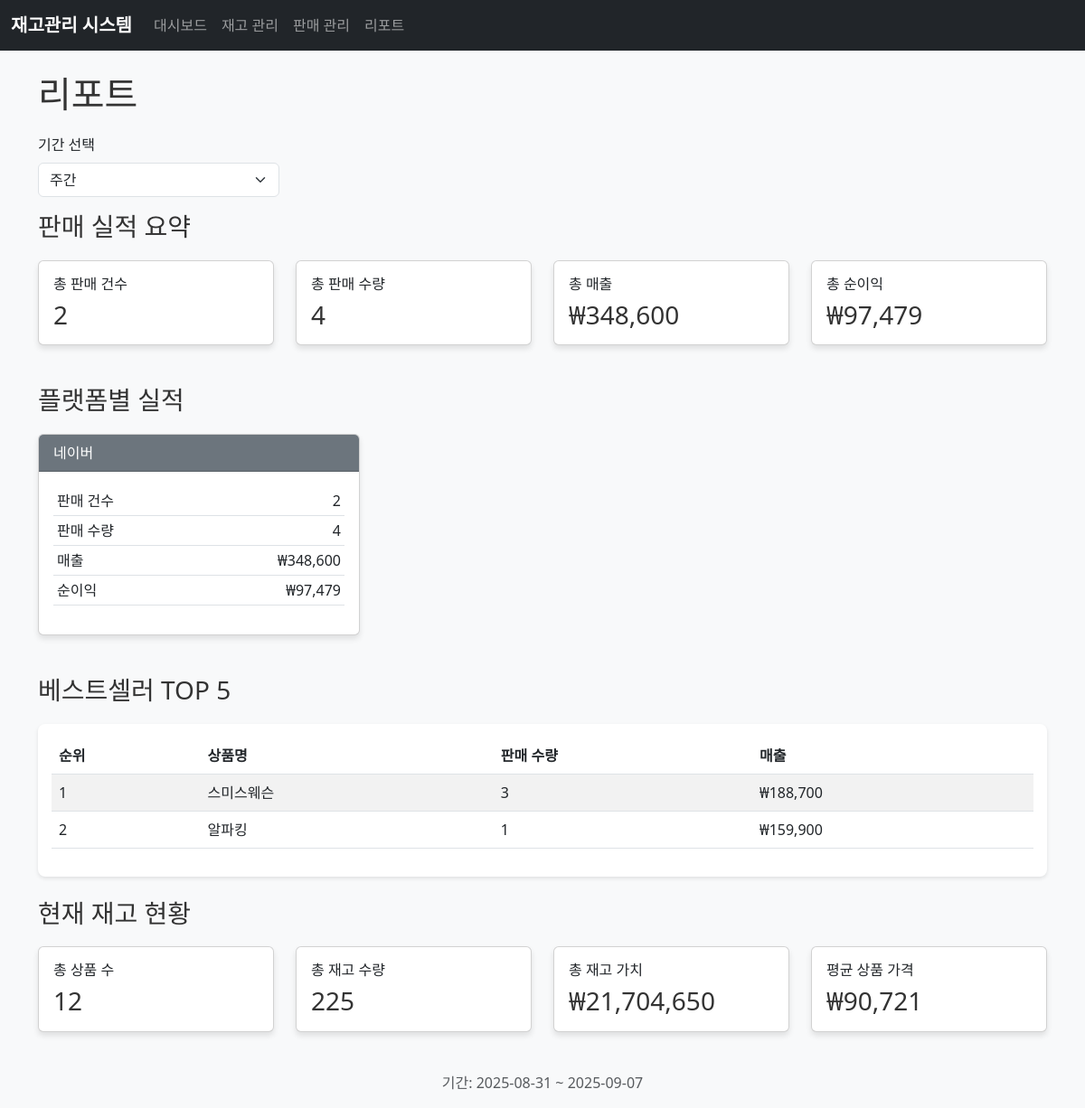
Page /reports on the committed database.
### tables this page shows
CREATE TABLE products (
        id INTEGER PRIMARY KEY AUTOINCREMENT,
        name VARCHAR(100) NOT NULL,
        options TEXT,
        price DECIMAL(10,2) NOT NULL,
        margin_naver DECIMAL(5,2) NOT NULL,
        margin_coupang DECIMAL(5,2) NOT NULL,
        margin_self DECIMAL(5,2) NOT NULL,
        quantity INTEGER NOT NULL DEFAULT 0,
        created_at DATETIME DEFAULT CURRENT_TIMESTAMP,
        updated_at DATETIME DEFAULT CURRENT_TIMESTAMP
    );

### app.py (the view)
@app.route('/reports')
def reports_page():
    today = date.today()
    period = request.args.get('period', 'week')
    if period == 'day':
        start_date = today
        end_date = today
    elif period == 'week':
        start_date = today - timedelta(days=7)
        end_date = today
    elif period == 'month':
        start_date = today - timedelta(days=30)
        end_date = today
    else:
        start_date = request.args.get('start_date', today - timedelta(days=7))
        end_date = request.args.get('end_date', today)
    sales_summary = sales_manager.get_sales_summary(start_date, end_date)
    inventory_summary = manager.get_inventory_summary()
    return render_template('reports.html',
                         sales_summary=sales_summary,
                         inventory_summary=inventory_summary,
                         start_date=start_date,
                         end_date=end_date,
                         period=period)

### database.py (called while the page is built)
def get_connection():
    return sqlite3.connect(DATABASE_NAME)

### templates/reports.html (shortened to what this page needs)
{% extends "base.html" %}
{% block content %}
<h1>리포트</h1>
<div class="row mb-3">
    <div class="col-md-12">
        <form method="get" action="/reports" class="row g-3">
            <div class="col-md-3">
                <label for="period" class="form-label">기간 선택</label>
                <select class="form-select" id="period" name="period" onchange="this.form.submit()">
                    <option value="week" {% if period == 'week' %}selected{% endif %}>주간</option>
                </select>
            </div>
        </form>
    </div>
</div>
<h3>판매 실적 요약</h3>
<div class="row mb-4">
    <div class="col-md-3">
        <div class="card">
            <div class="card-body">
                <h6 class="card-title">총 판매 건수</h6>
                <h3 class="card-text">{{ sales_summary.total_sales }}</h3>
            </div>
        </div>
    </div>
    <div class="col-md-3">
        <div class="card">
            <div class="card-body">
                <h6 class="card-title">총 판매 수량</h6>
                <h3 class="card-text">{{ sales_summary.total_quantity }}</h3>
            </div>
        </div>
    </div>
    <div class="col-md-3">
        <div class="card">
            <div class="card-body">
                <h6 class="card-title">총 매출</h6>
                <h3 class="card-text">₩{{ "{:,.0f}".format(sales_summary.total_revenue) }}</h3>
            </div>
        </div>
    </div>
    <div class="col-md-3">
        <div class="card">
            <div class="card-body">
                <h6 class="card-title">총 순이익</h6>
                <h3 class="card-text">₩{{ "{:,.0f}".format(sales_summary.total_profit) }}</h3>
            </div>
        </div>
    </div>
</div>
{% if sales_summary.platform_stats %}
<h3>플랫폼별 실적</h3>
<div class="row mb-4">
    {% for platform, stats in sales_summary.platform_stats.items() %}
    <div class="col-md-4">
        <div class="card">
            <div class="card-header bg-secondary text-white">
                {% if platform == '네이버' %}네이버{% elif platform == '쿠팡' %}쿠팡{% elif platform == '자사몰' %}자사몰{% else %}{{ platform }}{% endif %}
            </div>
            <div class="card-body">
                <table class="table table-sm">
                    <tr>
                        <td>판매 건수</td>
                        <td class="text-end">{{ stats.sales_count }}</td>
                    </tr>
                    <tr>
                        <td>판매 수량</td>
                        <td class="text-end">{{ stats.quantity }}</td>
                    </tr>
                    <tr>
                        <td>매출</td>
                        <td class="text-end">₩{{ "{:,.0f}".format(stats.revenue) }}</td>
                    </tr>
                    <tr>
                        <td>순이익</td>
                        <td class="text-end">₩{{ "{:,.0f}".format(stats.profit) }}</td>
                    </tr>
                </table>
            </div>
        </div>
    </div>
    {% endfor %}
</div>
{% endif %}
{% if sales_summary.top_products %}
<h3>베스트셀러 TOP 5</h3>
<div class="table-responsive mb-4">
    <table class="table table-striped">
        <thead>
            <tr>
                <th>순위</th>
                <th>상품명</th>
                <th>판매 수량</th>
                <th>매출</th>
            </tr>
        </thead>
        <tbody>
            {% for product in sales_summary.top_products %}
            <tr>
                <td>{{ loop.index }}</td>
                <td>{{ product.name }}</td>
                <td>{{ product.quantity_sold }}</td>
                <td>₩{{ "{:,.0f}".format(product.revenue) }}</td>
            </tr>
            {% endfor %}
        </tbody>
    </table>
</div>
{% endif %}
<h3>현재 재고 현황</h3>
<div class="row mb-4">
    <div class="col-md-3">
        <div class="card">
            <div class="card-body">
                <h6 class="card-title">총 상품 수</h6>
                <h3 class="card-text">{{ inventory_summary.total_products }}</h3>
            </div>
        </div>
    </div>
    <div class="col-md-3">
        <div class="card">
            <div class="card-body">
                <h6 class="card-title">총 재고 수량</h6>
                <h3 class="card-text">{{ inventory_summary.total_quantity }}</h3>
            </div>
        </div>
    </div>
    <div class="col-md-3">
        <div class="card">
            <div class="card-body">
                <h6 class="card-title">총 재고 가치</h6>
                <h3 class="card-text">₩{{ "{:,.0f}".format(inventory_summary.total_value) }}</h3>
            </div>
        </div>
    </div>
    <div class="col-md-3">
        <div class="card">
            <div class="card-body">
                <h6 class="card-title">평균 상품 가격</h6>
                <h3 class="card-text">₩{{ "{:,.0f}".format(inventory_summary.avg_price) }}</h3>
            </div>
        </div>
    </div>
</div>
<div class="text-center">
    <p class="text-muted">
        기간: {{ start_date }} ~ {{ end_date }}
    </p>
</div>
{% endblock %}

### static/css/style.css (style rules this page uses)
body { background-color: #f8f9fa; }
.card { margin-bottom: 20px; box-shadow: 0 4px 6px rgba(0, 0, 0, 0.1); }
.table-responsive { background-color: white; border-radius: 8px; padding: 15px; box-shadow: 0 2px 4px rgba(0, 0, 0, 0.1); }
h1, h2, h3 { color: #333; margin-bottom: 20px; }

### rows in the picture
products: name "스미스웨슨", quantity_sold "3", revenue "188,700"
products: name "알파킹", quantity_sold "1", revenue "159,900"

### other values in the picture
{{ sales_summary.total_sales }} "2"
{{ sales_summary.total_quantity }} "4"
{{ "{:,.0f}".format(sales_summary.total_revenue) }} "348,600"
{{ "{:,.0f}".format(sales_summary.total_profit) }} "97,479"
{{ stats.sales_count }} "2"
{{ stats.quantity }} "4"
{{ "{:,.0f}".format(stats.revenue) }} "348,600"
{{ "{:,.0f}".format(stats.profit) }} "97,479"
{{ inventory_summary.total_products }} "12"
{{ inventory_summary.total_quantity }} "225"
{{ "{:,.0f}".format(inventory_summary.total_value) }} "21,704,650"
{{ "{:,.0f}".format(inventory_summary.avg_price) }} "90,721"
{{ start_date }} "2025-08-31"
{{ end_date }} "2025-09-07"
